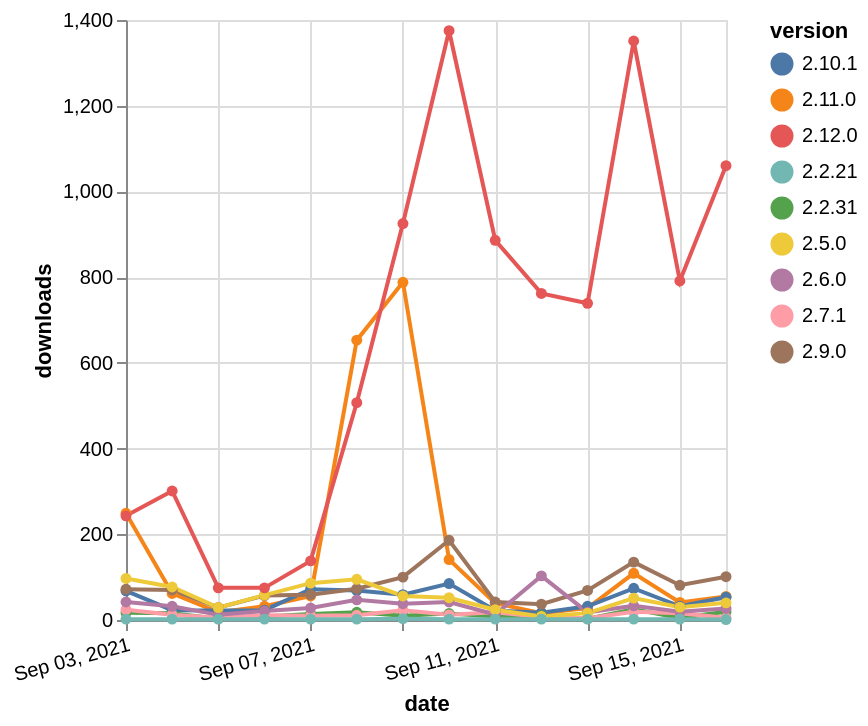

The specification (Vega-Lite) saved for this image:
### Vega-Lite specification from a JSON file in a GitHub repository (floating-point values rounded to 4 significant figures)
{"$schema": "https://vega.github.io/schema/vega-lite/v5.json", "description": "A simple bar chart with embedded data.", "data": {"values": [{"date": "2021-09-03", "total": 25070, "delta": 249, "version": "2.11.0"}, {"date": "2021-09-04", "total": 25132, "delta": 62, "version": "2.11.0"}, {"date": "2021-09-05", "total": 25150, "delta": 18, "version": "2.11.0"}, {"date": "2021-09-06", "total": 25182, "delta": 32, "version": "2.11.0"}, {"date": "2021-09-07", "total": 25238, "delta": 56, "version": "2.11.0"}, {"date": "2021-09-08", "total": 25891, "delta": 653, "version": "2.11.0"}, {"date": "2021-09-09", "total": 26679, "delta": 788, "version": "2.11.0"}, {"date": "2021-09-10", "total": 26820, "delta": 141, "version": "2.11.0"}, {"date": "2021-09-11", "total": 26859, "delta": 39, "version": "2.11.0"}, {"date": "2021-09-12", "total": 26875, "delta": 16, "version": "2.11.0"}, {"date": "2021-09-13", "total": 26903, "delta": 28, "version": "2.11.0"}, {"date": "2021-09-14", "total": 27012, "delta": 109, "version": "2.11.0"}, {"date": "2021-09-15", "total": 27053, "delta": 41, "version": "2.11.0"}, {"date": "2021-09-16", "total": 27108, "delta": 55, "version": "2.11.0"}, {"date": "2021-09-03", "total": 58524, "delta": 68, "version": "2.10.1"}, {"date": "2021-09-04", "total": 58547, "delta": 23, "version": "2.10.1"}, {"date": "2021-09-05", "total": 58569, "delta": 22, "version": "2.10.1"}, {"date": "2021-09-06", "total": 58592, "delta": 23, "version": "2.10.1"}, {"date": "2021-09-07", "total": 58664, "delta": 72, "version": "2.10.1"}, {"date": "2021-09-08", "total": 58733, "delta": 69, "version": "2.10.1"}, {"date": "2021-09-09", "total": 58792, "delta": 59, "version": "2.10.1"}, {"date": "2021-09-10", "total": 58877, "delta": 85, "version": "2.10.1"}, {"date": "2021-09-11", "total": 58899, "delta": 22, "version": "2.10.1"}, {"date": "2021-09-12", "total": 58916, "delta": 17, "version": "2.10.1"}, {"date": "2021-09-13", "total": 58948, "delta": 32, "version": "2.10.1"}, {"date": "2021-09-14", "total": 59022, "delta": 74, "version": "2.10.1"}, {"date": "2021-09-15", "total": 59054, "delta": 32, "version": "2.10.1"}, {"date": "2021-09-16", "total": 59107, "delta": 53, "version": "2.10.1"}, {"date": "2021-09-03", "total": 44067, "delta": 17, "version": "2.2.31"}, {"date": "2021-09-04", "total": 44083, "delta": 16, "version": "2.2.31"}, {"date": "2021-09-05", "total": 44086, "delta": 3, "version": "2.2.31"}, {"date": "2021-09-06", "total": 44094, "delta": 8, "version": "2.2.31"}, {"date": "2021-09-07", "total": 44108, "delta": 14, "version": "2.2.31"}, {"date": "2021-09-08", "total": 44126, "delta": 18, "version": "2.2.31"}, {"date": "2021-09-09", "total": 44136, "delta": 10, "version": "2.2.31"}, {"date": "2021-09-10", "total": 44151, "delta": 15, "version": "2.2.31"}, {"date": "2021-09-11", "total": 44159, "delta": 8, "version": "2.2.31"}, {"date": "2021-09-12", "total": 44169, "delta": 10, "version": "2.2.31"}, {"date": "2021-09-13", "total": 44172, "delta": 3, "version": "2.2.31"}, {"date": "2021-09-14", "total": 44197, "delta": 25, "version": "2.2.31"}, {"date": "2021-09-15", "total": 44202, "delta": 5, "version": "2.2.31"}, {"date": "2021-09-16", "total": 44221, "delta": 19, "version": "2.2.31"}, {"date": "2021-09-03", "total": 123825, "delta": 72, "version": "2.9.0"}, {"date": "2021-09-04", "total": 123895, "delta": 70, "version": "2.9.0"}, {"date": "2021-09-05", "total": 123924, "delta": 29, "version": "2.9.0"}, {"date": "2021-09-06", "total": 123981, "delta": 57, "version": "2.9.0"}, {"date": "2021-09-07", "total": 124040, "delta": 59, "version": "2.9.0"}, {"date": "2021-09-08", "total": 124113, "delta": 73, "version": "2.9.0"}, {"date": "2021-09-09", "total": 124213, "delta": 100, "version": "2.9.0"}, {"date": "2021-09-10", "total": 124399, "delta": 186, "version": "2.9.0"}, {"date": "2021-09-11", "total": 124441, "delta": 42, "version": "2.9.0"}, {"date": "2021-09-12", "total": 124478, "delta": 37, "version": "2.9.0"}, {"date": "2021-09-13", "total": 124547, "delta": 69, "version": "2.9.0"}, {"date": "2021-09-14", "total": 124682, "delta": 135, "version": "2.9.0"}, {"date": "2021-09-15", "total": 124763, "delta": 81, "version": "2.9.0"}, {"date": "2021-09-16", "total": 124864, "delta": 101, "version": "2.9.0"}, {"date": "2021-09-03", "total": 87988, "delta": 24, "version": "2.7.1"}, {"date": "2021-09-04", "total": 88000, "delta": 12, "version": "2.7.1"}, {"date": "2021-09-05", "total": 88005, "delta": 5, "version": "2.7.1"}, {"date": "2021-09-06", "total": 88016, "delta": 11, "version": "2.7.1"}, {"date": "2021-09-07", "total": 88026, "delta": 10, "version": "2.7.1"}, {"date": "2021-09-08", "total": 88037, "delta": 11, "version": "2.7.1"}, {"date": "2021-09-09", "total": 88060, "delta": 23, "version": "2.7.1"}, {"date": "2021-09-10", "total": 88072, "delta": 12, "version": "2.7.1"}, {"date": "2021-09-11", "total": 88090, "delta": 18, "version": "2.7.1"}, {"date": "2021-09-12", "total": 88097, "delta": 7, "version": "2.7.1"}, {"date": "2021-09-13", "total": 88101, "delta": 4, "version": "2.7.1"}, {"date": "2021-09-14", "total": 88120, "delta": 19, "version": "2.7.1"}, {"date": "2021-09-15", "total": 88136, "delta": 16, "version": "2.7.1"}, {"date": "2021-09-16", "total": 88141, "delta": 5, "version": "2.7.1"}, {"date": "2021-09-03", "total": 117949, "delta": 42, "version": "2.6.0"}, {"date": "2021-09-04", "total": 117981, "delta": 32, "version": "2.6.0"}, {"date": "2021-09-05", "total": 117993, "delta": 12, "version": "2.6.0"}, {"date": "2021-09-06", "total": 118014, "delta": 21, "version": "2.6.0"}, {"date": "2021-09-07", "total": 118042, "delta": 28, "version": "2.6.0"}, {"date": "2021-09-08", "total": 118089, "delta": 47, "version": "2.6.0"}, {"date": "2021-09-09", "total": 118127, "delta": 38, "version": "2.6.0"}, {"date": "2021-09-10", "total": 118169, "delta": 42, "version": "2.6.0"}, {"date": "2021-09-11", "total": 118182, "delta": 13, "version": "2.6.0"}, {"date": "2021-09-12", "total": 118285, "delta": 103, "version": "2.6.0"}, {"date": "2021-09-13", "total": 118303, "delta": 18, "version": "2.6.0"}, {"date": "2021-09-14", "total": 118336, "delta": 33, "version": "2.6.0"}, {"date": "2021-09-15", "total": 118355, "delta": 19, "version": "2.6.0"}, {"date": "2021-09-16", "total": 118382, "delta": 27, "version": "2.6.0"}, {"date": "2021-09-03", "total": 80197, "delta": 97, "version": "2.5.0"}, {"date": "2021-09-04", "total": 80274, "delta": 77, "version": "2.5.0"}, {"date": "2021-09-05", "total": 80303, "delta": 29, "version": "2.5.0"}, {"date": "2021-09-06", "total": 80361, "delta": 58, "version": "2.5.0"}, {"date": "2021-09-07", "total": 80447, "delta": 86, "version": "2.5.0"}, {"date": "2021-09-08", "total": 80542, "delta": 95, "version": "2.5.0"}, {"date": "2021-09-09", "total": 80598, "delta": 56, "version": "2.5.0"}, {"date": "2021-09-10", "total": 80650, "delta": 52, "version": "2.5.0"}, {"date": "2021-09-11", "total": 80674, "delta": 24, "version": "2.5.0"}, {"date": "2021-09-12", "total": 80682, "delta": 8, "version": "2.5.0"}, {"date": "2021-09-13", "total": 80698, "delta": 16, "version": "2.5.0"}, {"date": "2021-09-14", "total": 80749, "delta": 51, "version": "2.5.0"}, {"date": "2021-09-15", "total": 80779, "delta": 30, "version": "2.5.0"}, {"date": "2021-09-16", "total": 80819, "delta": 40, "version": "2.5.0"}, {"date": "2021-09-03", "total": 2141, "delta": 2, "version": "2.2.21"}, {"date": "2021-09-04", "total": 2143, "delta": 2, "version": "2.2.21"}, {"date": "2021-09-05", "total": 2145, "delta": 2, "version": "2.2.21"}, {"date": "2021-09-06", "total": 2147, "delta": 2, "version": "2.2.21"}, {"date": "2021-09-07", "total": 2149, "delta": 2, "version": "2.2.21"}, {"date": "2021-09-08", "total": 2151, "delta": 2, "version": "2.2.21"}, {"date": "2021-09-09", "total": 2154, "delta": 3, "version": "2.2.21"}, {"date": "2021-09-10", "total": 2156, "delta": 2, "version": "2.2.21"}, {"date": "2021-09-11", "total": 2158, "delta": 2, "version": "2.2.21"}, {"date": "2021-09-12", "total": 2160, "delta": 2, "version": "2.2.21"}, {"date": "2021-09-13", "total": 2162, "delta": 2, "version": "2.2.21"}, {"date": "2021-09-14", "total": 2164, "delta": 2, "version": "2.2.21"}, {"date": "2021-09-15", "total": 2166, "delta": 2, "version": "2.2.21"}, {"date": "2021-09-16", "total": 2167, "delta": 1, "version": "2.2.21"}, {"date": "2021-09-03", "total": 6945, "delta": 243, "version": "2.12.0"}, {"date": "2021-09-04", "total": 7246, "delta": 301, "version": "2.12.0"}, {"date": "2021-09-05", "total": 7321, "delta": 75, "version": "2.12.0"}, {"date": "2021-09-06", "total": 7396, "delta": 75, "version": "2.12.0"}, {"date": "2021-09-07", "total": 7534, "delta": 138, "version": "2.12.0"}, {"date": "2021-09-08", "total": 8041, "delta": 507, "version": "2.12.0"}, {"date": "2021-09-09", "total": 8966, "delta": 925, "version": "2.12.0"}, {"date": "2021-09-10", "total": 10341, "delta": 1375, "version": "2.12.0"}, {"date": "2021-09-11", "total": 11227, "delta": 886, "version": "2.12.0"}, {"date": "2021-09-12", "total": 11989, "delta": 762, "version": "2.12.0"}, {"date": "2021-09-13", "total": 12728, "delta": 739, "version": "2.12.0"}, {"date": "2021-09-14", "total": 14079, "delta": 1351, "version": "2.12.0"}, {"date": "2021-09-15", "total": 14870, "delta": 791, "version": "2.12.0"}, {"date": "2021-09-16", "total": 15930, "delta": 1060, "version": "2.12.0"}]}, "width": "container", "mark": {"type": "line", "point": {"filled": true}}, "encoding": {"x": {"field": "date", "type": "temporal", "timeUnit": "yearmonthdate", "title": "date", "axis": {"labelAngle": -15}}, "y": {"field": "delta", "type": "quantitative", "title": "downloads"}, "color": {"field": "version", "type": "nominal"}, "tooltip": {"field": "delta"}}}
